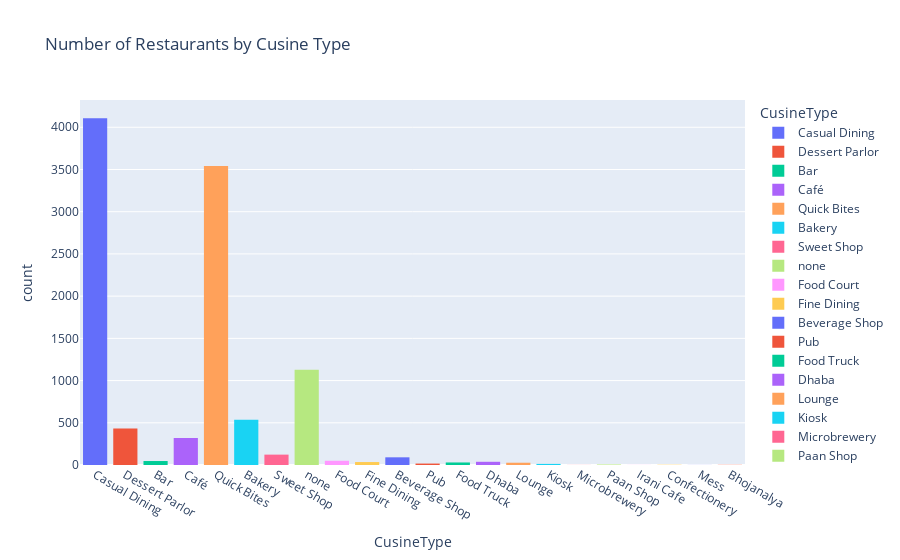

The code cell stored with this chart in its notebook:
### Code cell
import plotly.express as px 
fig = px.histogram(zomato_df, x= 'CUSINE TYPE', color = 'CUSINE TYPE',
                  title = 'Number of Restaurants by Cusine Type', 
                   labels={'CUSINE TYPE': 'CusineType'}
                  )
fig.show()

### Figure 1 — Plotly figure (JSON) as saved in the notebook; plotly's stock layout.template omitted (floating-point values rounded to 4 significant figures; data arrays with more than 128 entries replaced by an {"elided": "..."} marker saying what was removed)
{"data": [{"alignmentgroup": "True", "bingroup": "x", "hovertemplate": "CusineType=%{x}<br>count=%{y}<extra></extra>", "legendgroup": "Casual Dining", "marker": {"color": "#636efa", "pattern": {"shape": ""}}, "name": "Casual Dining", "offsetgroup": "Casual Dining", "orientation": "v", "showlegend": true, "type": "histogram", "x": {"elided": "4107 str values"}, "xaxis": "x", "yaxis": "y"}, {"alignmentgroup": "True", "bingroup": "x", "hovertemplate": "CusineType=%{x}<br>count=%{y}<extra></extra>", "legendgroup": "Dessert Parlor", "marker": {"color": "#EF553B", "pattern": {"shape": ""}}, "name": "Dessert Parlor", "offsetgroup": "Dessert Parlor", "orientation": "v", "showlegend": true, "type": "histogram", "x": {"elided": "431 str values"}, "xaxis": "x", "yaxis": "y"}, {"alignmentgroup": "True", "bingroup": "x", "hovertemplate": "CusineType=%{x}<br>count=%{y}<extra></extra>", "legendgroup": "Bar", "marker": {"color": "#00cc96", "pattern": {"shape": ""}}, "name": "Bar", "offsetgroup": "Bar", "orientation": "v", "showlegend": true, "type": "histogram", "x": ["Bar", "Bar", "Bar", "Bar", "Bar", "Bar", "Bar", "Bar", "Bar", "Bar", "Bar", "Bar", "Bar", "Bar", "Bar", "Bar", "Bar", "Bar", "Bar", "Bar", "Bar", "Bar", "Bar", "Bar", "Bar", "Bar", "Bar", "Bar", "Bar", "Bar", "Bar", "Bar", "Bar", "Bar", "Bar", "Bar", "Bar", "Bar", "Bar", "Bar", "Bar", "Bar", "Bar", "Bar", "Bar", "Bar", "Bar"], "xaxis": "x", "yaxis": "y"}, {"alignmentgroup": "True", "bingroup": "x", "hovertemplate": "CusineType=%{x}<br>count=%{y}<extra></extra>", "legendgroup": "Café", "marker": {"color": "#ab63fa", "pattern": {"shape": ""}}, "name": "Café", "offsetgroup": "Café", "orientation": "v", "showlegend": true, "type": "histogram", "x": {"elided": "320 str values"}, "xaxis": "x", "yaxis": "y"}, {"alignmentgroup": "True", "bingroup": "x", "hovertemplate": "CusineType=%{x}<br>count=%{y}<extra></extra>", "legendgroup": "Quick Bites", "marker": {"color": "#FFA15A", "pattern": {"shape": ""}}, "name": "Quick Bites", "offsetgroup": "Quick Bites", "orientation": "v", "showlegend": true, "type": "histogram", "x": {"elided": "3540 str values"}, "xaxis": "x", "yaxis": "y"}, {"alignmentgroup": "True", "bingroup": "x", "hovertemplate": "CusineType=%{x}<br>count=%{y}<extra></extra>", "legendgroup": "Bakery", "marker": {"color": "#19d3f3", "pattern": {"shape": ""}}, "name": "Bakery", "offsetgroup": "Bakery", "orientation": "v", "showlegend": true, "type": "histogram", "x": {"elided": "537 str values"}, "xaxis": "x", "yaxis": "y"}, {"alignmentgroup": "True", "bingroup": "x", "hovertemplate": "CusineType=%{x}<br>count=%{y}<extra></extra>", "legendgroup": "Sweet Shop", "marker": {"color": "#FF6692", "pattern": {"shape": ""}}, "name": "Sweet Shop", "offsetgroup": "Sweet Shop", "orientation": "v", "showlegend": true, "type": "histogram", "x": ["Sweet Shop", "Sweet Shop", "Sweet Shop", "Sweet Shop", "Sweet Shop", "Sweet Shop", "Sweet Shop", "Sweet Shop", "Sweet Shop", "Sweet Shop", "Sweet Shop", "Sweet Shop", "Sweet Shop", "Sweet Shop", "Sweet Shop", "Sweet Shop", "Sweet Shop", "Sweet Shop", "Sweet Shop", "Sweet Shop", "Sweet Shop", "Sweet Shop", "Sweet Shop", "Sweet Shop", "Sweet Shop", "Sweet Shop", "Sweet Shop", "Sweet Shop", "Sweet Shop", "Sweet Shop", "Sweet Shop", "Sweet Shop", "Sweet Shop", "Sweet Shop", "Sweet Shop", "Sweet Shop", "Sweet Shop", "Sweet Shop", "Sweet Shop", "Sweet Shop", "Sweet Shop", "Sweet Shop", "Sweet Shop", "Sweet Shop", "Sweet Shop", "Sweet Shop", "Sweet Shop", "Sweet Shop", "Sweet Shop", "Sweet Shop", "Sweet Shop", "Sweet Shop", "Sweet Shop", "Sweet Shop", "Sweet Shop", "Sweet Shop", "Sweet Shop", "Sweet Shop", "Sweet Shop", "Sweet Shop", "Sweet Shop", "Sweet Shop", "Sweet Shop", "Sweet Shop", "Sweet Shop", "Sweet Shop", "Sweet Shop", "Sweet Shop", "Sweet Shop", "Sweet Shop", "Sweet Shop", "Sweet Shop", "Sweet Shop", "Sweet Shop", "Sweet Shop", "Sweet Shop", "Sweet Shop", "Sweet Shop", "Sweet Shop", "Sweet Shop", "Sweet Shop", "Sweet Shop", "Sweet Shop", "Sweet Shop", "Sweet Shop", "Sweet Shop", "Sweet Shop", "Sweet Shop", "Sweet Shop", "Sweet Shop", "Sweet Shop", "Sweet Shop", "Sweet Shop", "Sweet Shop", "Sweet Shop", "Sweet Shop", "Sweet Shop", "Sweet Shop", "Sweet Shop", "Sweet Shop", "Sweet Shop", "Sweet Shop", "Sweet Shop", "Sweet Shop", "Sweet Shop", "Sweet Shop", "Sweet Shop", "Sweet Shop", "Sweet Shop", "Sweet Shop", "Sweet Shop", "Sweet Shop", "Sweet Shop", "Sweet Shop", "Sweet Shop", "Sweet Shop", "Sweet Shop", "Sweet Shop", "Sweet Shop", "Sweet Shop", "Sweet Shop", "Sweet Shop", "Sweet Shop"], "xaxis": "x", "yaxis": "y"}, {"alignmentgroup": "True", "bingroup": "x", "hovertemplate": "CusineType=%{x}<br>count=%{y}<extra></extra>", "legendgroup": "none", "marker": {"color": "#B6E880", "pattern": {"shape": ""}}, "name": "none", "offsetgroup": "none", "orientation": "v", "showlegend": true, "type": "histogram", "x": {"elided": "1127 str values"}, "xaxis": "x", "yaxis": "y"}, {"alignmentgroup": "True", "bingroup": "x", "hovertemplate": "CusineType=%{x}<br>count=%{y}<extra></extra>", "legendgroup": "Food Court", "marker": {"color": "#FF97FF", "pattern": {"shape": ""}}, "name": "Food Court", "offsetgroup": "Food Court", "orientation": "v", "showlegend": true, "type": "histogram", "x": ["Food Court", "Food Court", "Food Court", "Food Court", "Food Court", "Food Court", "Food Court", "Food Court", "Food Court", "Food Court", "Food Court", "Food Court", "Food Court", "Food Court", "Food Court", "Food Court", "Food Court", "Food Court", "Food Court", "Food Court", "Food Court", "Food Court", "Food Court", "Food Court", "Food Court", "Food Court", "Food Court", "Food Court", "Food Court", "Food Court", "Food Court", "Food Court", "Food Court", "Food Court", "Food Court", "Food Court", "Food Court", "Food Court", "Food Court", "Food Court", "Food Court", "Food Court", "Food Court", "Food Court", "Food Court", "Food Court", "Food Court", "Food Court", "Food Court", "Food Court"], "xaxis": "x", "yaxis": "y"}, {"alignmentgroup": "True", "bingroup": "x", "hovertemplate": "CusineType=%{x}<br>count=%{y}<extra></extra>", "legendgroup": "Fine Dining", "marker": {"color": "#FECB52", "pattern": {"shape": ""}}, "name": "Fine Dining", "offsetgroup": "Fine Dining", "orientation": "v", "showlegend": true, "type": "histogram", "x": ["Fine Dining", "Fine Dining", "Fine Dining", "Fine Dining", "Fine Dining", "Fine Dining", "Fine Dining", "Fine Dining", "Fine Dining", "Fine Dining", "Fine Dining", "Fine Dining", "Fine Dining", "Fine Dining", "Fine Dining", "Fine Dining", "Fine Dining", "Fine Dining", "Fine Dining", "Fine Dining", "Fine Dining", "Fine Dining", "Fine Dining", "Fine Dining", "Fine Dining", "Fine Dining", "Fine Dining", "Fine Dining", "Fine Dining", "Fine Dining", "Fine Dining", "Fine Dining", "Fine Dining", "Fine Dining", "Fine Dining"], "xaxis": "x", "yaxis": "y"}, {"alignmentgroup": "True", "bingroup": "x", "hovertemplate": "CusineType=%{x}<br>count=%{y}<extra></extra>", "legendgroup": "Beverage Shop", "marker": {"color": "#636efa", "pattern": {"shape": ""}}, "name": "Beverage Shop", "offsetgroup": "Beverage Shop", "orientation": "v", "showlegend": true, "type": "histogram", "x": ["Beverage Shop", "Beverage Shop", "Beverage Shop", "Beverage Shop", "Beverage Shop", "Beverage Shop", "Beverage Shop", "Beverage Shop", "Beverage Shop", "Beverage Shop", "Beverage Shop", "Beverage Shop", "Beverage Shop", "Beverage Shop", "Beverage Shop", "Beverage Shop", "Beverage Shop", "Beverage Shop", "Beverage Shop", "Beverage Shop", "Beverage Shop", "Beverage Shop", "Beverage Shop", "Beverage Shop", "Beverage Shop", "Beverage Shop", "Beverage Shop", "Beverage Shop", "Beverage Shop", "Beverage Shop", "Beverage Shop", "Beverage Shop", "Beverage Shop", "Beverage Shop", "Beverage Shop", "Beverage Shop", "Beverage Shop", "Beverage Shop", "Beverage Shop", "Beverage Shop", "Beverage Shop", "Beverage Shop", "Beverage Shop", "Beverage Shop", "Beverage Shop", "Beverage Shop", "Beverage Shop", "Beverage Shop", "Beverage Shop", "Beverage Shop", "Beverage Shop", "Beverage Shop", "Beverage Shop", "Beverage Shop", "Beverage Shop", "Beverage Shop", "Beverage Shop", "Beverage Shop", "Beverage Shop", "Beverage Shop", "Beverage Shop", "Beverage Shop", "Beverage Shop", "Beverage Shop", "Beverage Shop", "Beverage Shop", "Beverage Shop", "Beverage Shop", "Beverage Shop", "Beverage Shop", "Beverage Shop", "Beverage Shop", "Beverage Shop", "Beverage Shop", "Beverage Shop", "Beverage Shop", "Beverage Shop", "Beverage Shop", "Beverage Shop", "Beverage Shop", "Beverage Shop", "Beverage Shop", "Beverage Shop", "Beverage Shop", "Beverage Shop", "Beverage Shop", "Beverage Shop", "Beverage Shop", "Beverage Shop", "Beverage Shop", "Beverage Shop"], "xaxis": "x", "yaxis": "y"}, {"alignmentgroup": "True", "bingroup": "x", "hovertemplate": "CusineType=%{x}<br>count=%{y}<extra></extra>", "legendgroup": "Pub", "marker": {"color": "#EF553B", "pattern": {"shape": ""}}, "name": "Pub", "offsetgroup": "Pub", "orientation": "v", "showlegend": true, "type": "histogram", "x": ["Pub", "Pub", "Pub", "Pub", "Pub", "Pub", "Pub", "Pub", "Pub", "Pub", "Pub", "Pub", "Pub", "Pub", "Pub", "Pub", "Pub"], "xaxis": "x", "yaxis": "y"}, {"alignmentgroup": "True", "bingroup": "x", "hovertemplate": "CusineType=%{x}<br>count=%{y}<extra></extra>", "legendgroup": "Food Truck", "marker": {"color": "#00cc96", "pattern": {"shape": ""}}, "name": "Food Truck", "offsetgroup": "Food Truck", "orientation": "v", "showlegend": true, "type": "histogram", "x": ["Food Truck", "Food Truck", "Food Truck", "Food Truck", "Food Truck", "Food Truck", "Food Truck", "Food Truck", "Food Truck", "Food Truck", "Food Truck", "Food Truck", "Food Truck", "Food Truck", "Food Truck", "Food Truck", "Food Truck", "Food Truck", "Food Truck", "Food Truck", "Food Truck", "Food Truck", "Food Truck", "Food Truck", "Food Truck", "Food Truck", "Food Truck", "Food Truck", "Food Truck", "Food Truck"], "xaxis": "x", "yaxis": "y"}, {"alignmentgroup": "True", "bingroup": "x", "hovertemplate": "CusineType=%{x}<br>count=%{y}<extra></extra>", "legendgroup": "Dhaba", "marker": {"color": "#ab63fa", "pattern": {"shape": ""}}, "name": "Dhaba", "offsetgroup": "Dhaba", "orientation": "v", "showlegend": true, "type": "histogram", "x": ["Dhaba", "Dhaba", "Dhaba", "Dhaba", "Dhaba", "Dhaba", "Dhaba", "Dhaba", "Dhaba", "Dhaba", "Dhaba", "Dhaba", "Dhaba", "Dhaba", "Dhaba", "Dhaba", "Dhaba", "Dhaba", "Dhaba", "Dhaba", "Dhaba", "Dhaba", "Dhaba", "Dhaba", "Dhaba", "Dhaba", "Dhaba", "Dhaba", "Dhaba", "Dhaba", "Dhaba", "Dhaba", "Dhaba", "Dhaba", "Dhaba", "Dhaba", "Dhaba", "Dhaba"], "xaxis": "x", "yaxis": "y"}, {"alignmentgroup": "True", "bingroup": "x", "hovertemplate": "CusineType=%{x}<br>count=%{y}<extra></extra>", "legendgroup": "Lounge", "marker": {"color": "#FFA15A", "pattern": {"shape": ""}}, "name": "Lounge", "offsetgroup": "Lounge", "orientation": "v", "showlegend": true, "type": "histogram", "x": ["Lounge", "Lounge", "Lounge", "Lounge", "Lounge", "Lounge", "Lounge", "Lounge", "Lounge", "Lounge", "Lounge", "Lounge", "Lounge", "Lounge", "Lounge", "Lounge", "Lounge", "Lounge", "Lounge", "Lounge", "Lounge", "Lounge", "Lounge", "Lounge", "Lounge", "Lounge", "Lounge"], "xaxis": "x", "yaxis": "y"}, {"alignmentgroup": "True", "bingroup": "x", "hovertemplate": "CusineType=%{x}<br>count=%{y}<extra></extra>", "legendgroup": "Kiosk", "marker": {"color": "#19d3f3", "pattern": {"shape": ""}}, "name": "Kiosk", "offsetgroup": "Kiosk", "orientation": "v", "showlegend": true, "type": "histogram", "x": ["Kiosk", "Kiosk", "Kiosk", "Kiosk", "Kiosk", "Kiosk", "Kiosk", "Kiosk", "Kiosk", "Kiosk", "Kiosk", "Kiosk", "Kiosk"], "xaxis": "x", "yaxis": "y"}, {"alignmentgroup": "True", "bingroup": "x", "hovertemplate": "CusineType=%{x}<br>count=%{y}<extra></extra>", "legendgroup": "Microbrewery", "marker": {"color": "#FF6692", "pattern": {"shape": ""}}, "name": "Microbrewery", "offsetgroup": "Microbrewery", "orientation": "v", "showlegend": true, "type": "histogram", "x": ["Microbrewery"], "xaxis": "x", "yaxis": "y"}, {"alignmentgroup": "True", "bingroup": "x", "hovertemplate": "CusineType=%{x}<br>count=%{y}<extra></extra>", "legendgroup": "Paan Shop", "marker": {"color": "#B6E880", "pattern": {"shape": ""}}, "name": "Paan Shop", "offsetgroup": "Paan Shop", "orientation": "v", "showlegend": true, "type": "histogram", "x": ["Paan Shop", "Paan Shop", "Paan Shop", "Paan Shop", "Paan Shop", "Paan Shop"], "xaxis": "x", "yaxis": "y"}, {"alignmentgroup": "True", "bingroup": "x", "hovertemplate": "CusineType=%{x}<br>count=%{y}<extra></extra>", "legendgroup": "Irani Cafe", "marker": {"color": "#FF97FF", "pattern": {"shape": ""}}, "name": "Irani Cafe", "offsetgroup": "Irani Cafe", "orientation": "v", "showlegend": true, "type": "histogram", "x": ["Irani Cafe"], "xaxis": "x", "yaxis": "y"}, {"alignmentgroup": "True", "bingroup": "x", "hovertemplate": "CusineType=%{x}<br>count=%{y}<extra></extra>", "legendgroup": "Confectionery", "marker": {"color": "#FECB52", "pattern": {"shape": ""}}, "name": "Confectionery", "offsetgroup": "Confectionery", "orientation": "v", "showlegend": true, "type": "histogram", "x": ["Confectionery", "Confectionery", "Confectionery"], "xaxis": "x", "yaxis": "y"}, {"alignmentgroup": "True", "bingroup": "x", "hovertemplate": "CusineType=%{x}<br>count=%{y}<extra></extra>", "legendgroup": "Mess", "marker": {"color": "#636efa", "pattern": {"shape": ""}}, "name": "Mess", "offsetgroup": "Mess", "orientation": "v", "showlegend": true, "type": "histogram", "x": ["Mess"], "xaxis": "x", "yaxis": "y"}, {"alignmentgroup": "True", "bingroup": "x", "hovertemplate": "CusineType=%{x}<br>count=%{y}<extra></extra>", "legendgroup": "Bhojanalya", "marker": {"color": "#EF553B", "pattern": {"shape": ""}}, "name": "Bhojanalya", "offsetgroup": "Bhojanalya", "orientation": "v", "showlegend": true, "type": "histogram", "x": ["Bhojanalya", "Bhojanalya"], "xaxis": "x", "yaxis": "y"}], "layout": {"barmode": "relative", "legend": {"title": {"text": "CusineType"}, "tracegroupgap": 0}, "title": {"text": "Number of Restaurants by Cusine Type"}, "xaxis": {"anchor": "y", "categoryarray": ["Casual Dining", "Dessert Parlor", "Bar", "Café", "Quick Bites", "Bakery", "Sweet Shop", "none", "Food Court", "Fine Dining", "Beverage Shop", "Pub", "Food Truck", "Dhaba", "Lounge", "Kiosk", "Microbrewery", "Paan Shop", "Irani Cafe", "Confectionery", "Mess", "Bhojanalya"], "categoryorder": "array", "domain": [0, 1], "title": {"text": "CusineType"}}, "yaxis": {"anchor": "x", "domain": [0, 1], "title": {"text": "count"}}}}
